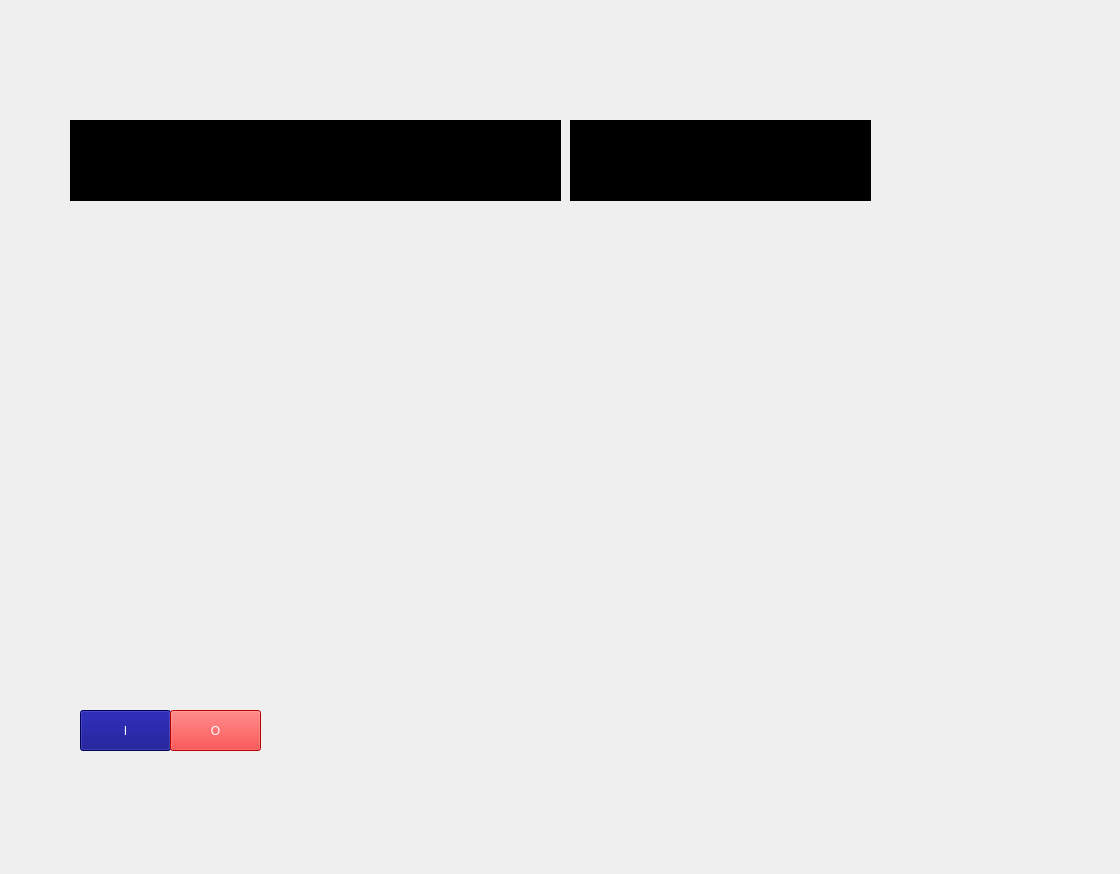
<?xml version="1.0" encoding="UTF-8"?>
<ui version="4.0">
 <class>MainWindow</class>
 <widget class="QMainWindow" name="MainWindow">
  <property name="geometry">
   <rect>
    <x>0</x>
    <y>0</y>
    <width>1120</width>
    <height>874</height>
   </rect>
  </property>
  <property name="windowTitle">
   <string>MainWindow</string>
  </property>
  <widget class="QWidget" name="centralwidget">
   <widget class="QLabel" name="background">
    <property name="geometry">
     <rect>
      <x>0</x>
      <y>0</y>
      <width>1121</width>
      <height>871</height>
     </rect>
    </property>
    <property name="text">
     <string/>
    </property>
    <property name="pixmap">
     <pixmap>D:/resorce.rec/background1.jpg</pixmap>
    </property>
    <property name="scaledContents">
     <bool>true</bool>
    </property>
   </widget>
   <widget class="QPushButton" name="startbutton">
    <property name="geometry">
     <rect>
      <x>80</x>
      <y>710</y>
      <width>91</width>
      <height>41</height>
     </rect>
    </property>
    <property name="autoFillBackground">
     <bool>false</bool>
    </property>
    <property name="styleSheet">
     <string notr="true">color: white; 
font: 8pt &quot;MS Shell Dlg 2&quot;;
font: 75 26pt &quot;Times New Roman&quot;;
background-color: rgb(0, 0, 127);</string>
    </property>
    <property name="text">
     <string>I</string>
    </property>
   </widget>
   <widget class="QLabel" name="roundlabel">
    <property name="geometry">
     <rect>
      <x>450</x>
      <y>280</y>
      <width>571</width>
      <height>321</height>
     </rect>
    </property>
    <property name="text">
     <string/>
    </property>
    <property name="pixmap">
     <pixmap>D:/resorce.rec/center2.gif</pixmap>
    </property>
   </widget>
   <widget class="QLabel" name="linelabel">
    <property name="geometry">
     <rect>
      <x>70</x>
      <y>290</y>
      <width>571</width>
      <height>301</height>
     </rect>
    </property>
    <property name="text">
     <string/>
    </property>
    <property name="pixmap">
     <pixmap>D:/resorce.rec/center.gif</pixmap>
    </property>
   </widget>
   <widget class="QTextBrowser" name="textBrowser">
    <property name="geometry">
     <rect>
      <x>70</x>
      <y>120</y>
      <width>491</width>
      <height>81</height>
     </rect>
    </property>
    <property name="styleSheet">
     <string notr="true"> 
font: 75 18pt &quot;Sitka Heading&quot;;
background-color: rgb(0, 0, 0);</string>
    </property>
    <property name="html">
     <string>&lt;!DOCTYPE HTML PUBLIC &quot;-//W3C//DTD HTML 4.0//EN&quot; &quot;http://www.w3.org/TR/REC-html40/strict.dtd&quot;&gt;
&lt;html&gt;&lt;head&gt;&lt;meta name=&quot;qrichtext&quot; content=&quot;1&quot; /&gt;&lt;style type=&quot;text/css&quot;&gt;
p, li { white-space: pre-wrap; }
&lt;/style&gt;&lt;/head&gt;&lt;body style=&quot; font-family:'Sitka Heading'; font-size:18pt; font-weight:72; font-style:normal;&quot;&gt;
&lt;p align=&quot;center&quot; style=&quot; margin-top:0px; margin-bottom:0px; margin-left:0px; margin-right:0px; -qt-block-indent:0; text-indent:0px;&quot;&gt;&lt;span style=&quot; font-family:'MS Shell Dlg 2'; font-weight:600; color:#ffffff;&quot;&gt;  &lt;/span&gt;&lt;/p&gt;&lt;/body&gt;&lt;/html&gt;</string>
    </property>
   </widget>
   <widget class="QTextBrowser" name="textBrowser_2">
    <property name="geometry">
     <rect>
      <x>570</x>
      <y>120</y>
      <width>301</width>
      <height>81</height>
     </rect>
    </property>
    <property name="styleSheet">
     <string notr="true"> font: 75 18pt &quot;Sitka Heading&quot;;
background-color: rgb(0, 0, 0);</string>
    </property>
    <property name="html">
     <string>&lt;!DOCTYPE HTML PUBLIC &quot;-//W3C//DTD HTML 4.0//EN&quot; &quot;http://www.w3.org/TR/REC-html40/strict.dtd&quot;&gt;
&lt;html&gt;&lt;head&gt;&lt;meta name=&quot;qrichtext&quot; content=&quot;1&quot; /&gt;&lt;style type=&quot;text/css&quot;&gt;
p, li { white-space: pre-wrap; }
&lt;/style&gt;&lt;/head&gt;&lt;body style=&quot; font-family:'Sitka Heading'; font-size:18pt; font-weight:72; font-style:normal;&quot;&gt;
&lt;p align=&quot;center&quot; style=&quot; margin-top:0px; margin-bottom:0px; margin-left:0px; margin-right:0px; -qt-block-indent:0; text-indent:0px;&quot;&gt;&lt;span style=&quot; font-family:'MS Shell Dlg 2'; font-weight:600; color:#ffffff;&quot;&gt; &lt;/span&gt;&lt;/p&gt;&lt;/body&gt;&lt;/html&gt;</string>
    </property>
   </widget>
   <widget class="QPushButton" name="exitbutton">
    <property name="geometry">
     <rect>
      <x>170</x>
      <y>710</y>
      <width>91</width>
      <height>41</height>
     </rect>
    </property>
    <property name="autoFillBackground">
     <bool>false</bool>
    </property>
    <property name="styleSheet">
     <string notr="true">color: white; 
font: 75 26pt &quot;Times New Roman&quot;;
background-color: rgb(255, 0, 0);
 </string>
    </property>
    <property name="text">
     <string>O</string>
    </property>
   </widget>
  </widget>
 </widget>
 <resources>
  <include location="D:/rec.qrc"/>
 </resources>
 <connections/>
</ui>
